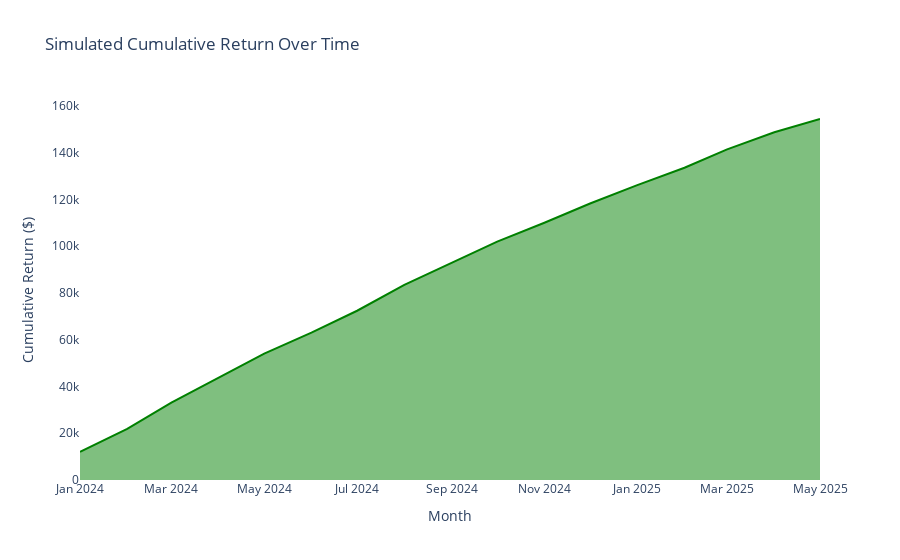

This figure's notebook cell:
### Markdown cell above
This chart shows the total number of trading signals per month (bars) and the corresponding success rate (line). Despite fluctuations in volume, the success rate remained relatively stable, with some noticeable drops in early 2025

### Code cell
# Load cleaned performance summary
df_monthly = pd.read_csv("../data/clean/monthly_signal_performance.csv")

# Create cumulative return column
df_monthly["cumulative_return"] = df_monthly["total_monthly_return"].cumsum()

# Plot cumulative return as a stacked area chart
fig = go.Figure()
fig.add_trace(go.Scatter(
    x=df_monthly["month"],
    y=df_monthly["cumulative_return"],
    mode="lines",
    fill="tozeroy",
    line=dict(color="green"),
    name="Cumulative Return"
))

fig.update_layout(
    title="Simulated Cumulative Return Over Time",
    xaxis_title="Month",
    yaxis_title="Cumulative Return ($)",
    plot_bgcolor="white"
)

fig.show()

# === Save chart as HTML ===
output_path = Path("../outputs/plots/monthly_return_line_chart.html")
output_path.parent.mkdir(parents=True, exist_ok=True)  # Ensure directory exists
fig.write_html(str(output_path), include_plotlyjs="cdn")

### Figure 1 — Plotly figure (JSON) as saved in the notebook; plotly's stock layout.template omitted (floating-point values rounded to 4 significant figures)
{"data": [{"fill": "tozeroy", "line": {"color": "green"}, "mode": "lines", "name": "Cumulative Return", "type": "scatter", "x": ["2024-01", "2024-02", "2024-03", "2024-04", "2024-05", "2024-06", "2024-07", "2024-08", "2024-09", "2024-10", "2024-11", "2024-12", "2025-01", "2025-02", "2025-03", "2025-04", "2025-05"], "y": [12040, 21840, 33040, 43820, 54040, 63040, 72360, 83460, 92980, 101900, 110000, 118200, 126080, 133480, 141360, 148660, 154340]}], "layout": {"plot_bgcolor": "white", "title": {"text": "Simulated Cumulative Return Over Time"}, "xaxis": {"title": {"text": "Month"}}, "yaxis": {"title": {"text": "Cumulative Return ($)"}}}}
